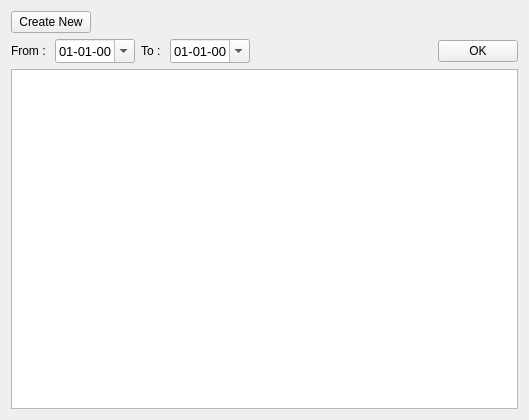
<?xml version="1.0" encoding="UTF-8"?>
<ui version="4.0">
 <class>DefectiveList</class>
 <widget class="QWidget" name="DefectiveList">
  <property name="geometry">
   <rect>
    <x>0</x>
    <y>0</y>
    <width>529</width>
    <height>420</height>
   </rect>
  </property>
  <property name="windowTitle">
   <string>Form</string>
  </property>
  <layout class="QVBoxLayout" name="verticalLayout">
   <item>
    <layout class="QHBoxLayout" name="horizontalLayout_2">
     <item>
      <widget class="QPushButton" name="createNew">
       <property name="text">
        <string>Create New</string>
       </property>
      </widget>
     </item>
     <item>
      <spacer name="horizontalSpacer_2">
       <property name="orientation">
        <enum>Qt::Horizontal</enum>
       </property>
       <property name="sizeHint" stdset="0">
        <size>
         <width>40</width>
         <height>20</height>
        </size>
       </property>
      </spacer>
     </item>
    </layout>
   </item>
   <item>
    <layout class="QHBoxLayout" name="horizontalLayout">
     <item>
      <widget class="QLabel" name="label_2">
       <property name="text">
        <string>From : </string>
       </property>
      </widget>
     </item>
     <item>
      <widget class="QDateEdit" name="fromDate">
       <property name="minimumSize">
        <size>
         <width>80</width>
         <height>0</height>
        </size>
       </property>
       <property name="font">
        <font>
         <pointsize>10</pointsize>
        </font>
       </property>
       <property name="displayFormat">
        <string>dd-MM-yy</string>
       </property>
       <property name="calendarPopup">
        <bool>true</bool>
       </property>
      </widget>
     </item>
     <item>
      <widget class="QLabel" name="label_3">
       <property name="text">
        <string>To : </string>
       </property>
      </widget>
     </item>
     <item>
      <widget class="QDateEdit" name="toDate">
       <property name="minimumSize">
        <size>
         <width>80</width>
         <height>0</height>
        </size>
       </property>
       <property name="font">
        <font>
         <pointsize>10</pointsize>
        </font>
       </property>
       <property name="displayFormat">
        <string>dd-MM-yy</string>
       </property>
       <property name="calendarPopup">
        <bool>true</bool>
       </property>
      </widget>
     </item>
     <item>
      <spacer name="horizontalSpacer">
       <property name="orientation">
        <enum>Qt::Horizontal</enum>
       </property>
       <property name="sizeHint" stdset="0">
        <size>
         <width>40</width>
         <height>20</height>
        </size>
       </property>
      </spacer>
     </item>
     <item>
      <widget class="QPushButton" name="okButton">
       <property name="text">
        <string>OK</string>
       </property>
      </widget>
     </item>
    </layout>
   </item>
   <item>
    <widget class="QTableView" name="tableView">
     <property name="alternatingRowColors">
      <bool>true</bool>
     </property>
     <property name="selectionBehavior">
      <enum>QAbstractItemView::SelectRows</enum>
     </property>
    </widget>
   </item>
  </layout>
 </widget>
 <resources/>
 <connections/>
</ui>
